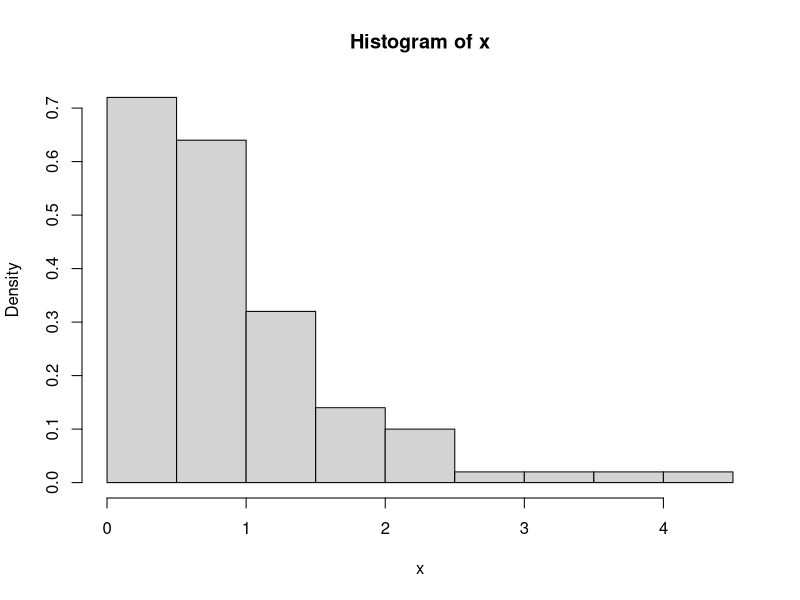

The R script that drew this image:
## ---- chunk 1
knitr::opts_chunk$set(echo = TRUE)
## ---- chunk 2
2+2
sin(3.14)
exp(1)
log(2.71)
pi
## ---- chunk 3
x <- 1+2+3+4+5+6
x*2
## ---- chunk 4
y <- c(1,2,3,4,5,6,7,8,9)
y
## ---- chunk 5
x <- c(1,2,3,4,5,6,7,8,9,10)
x
sum(x)
mean(x)
sd(x)
var(x)
## ---- chunk 6
 x <- c(1,2,3,4,5)
y <- c(6,7,8,9,10)
z=x+y
z

x*y

sin(z)
## ---- chunk 7
x<- c(0.1, 0.2, 0.3, 0.4, 0.5)
x <- x[-5]
x
x <- c(x, 5.5)
x
## ---- chunk 8
x<- rbinom(12,1, 0.5)
x
z <- sample(6,12, replace =TRUE)
z
x<- rnorm(10, 5, 1)
x
z <- runif(10, min=-1, max=1)
z
## ---- chunk 9
x <- rexp(100,1)
hist(x, prob=TRUE)
## ---- chunk 10
sincos <- function(x){
z <- sin(x) + cos(x);
z
}
sincos(1)
## ---- chunk 11
numrolls <- function(){
n=0
x=0
while(x <6){
x <- sample(6,1, replace =TRUE)
n <- n+1
}
n
}

mean(replicate(1000, numrolls()) )
